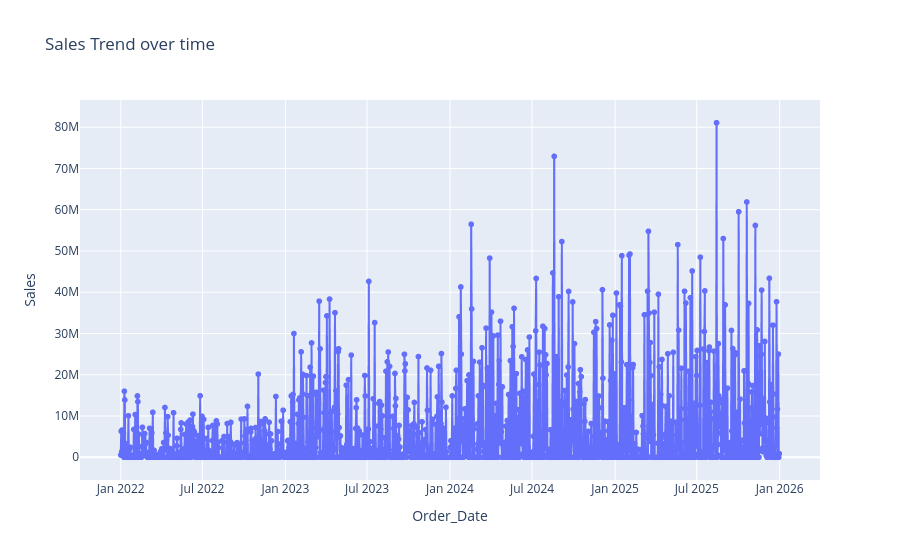
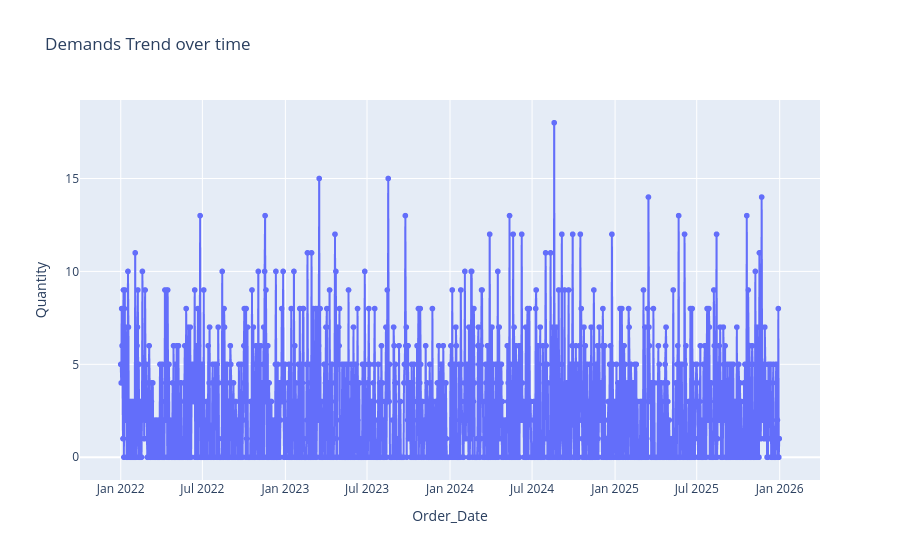

Notebook code for these charts, in order:
### Code cell
# plot the daily sales over time
fig1 = px.line(
    ev_sales1,
    y='Sales',
    markers='o',
    title='Sales Trend over time'
)

fig2 = px.line(
    ev_sales1,
    y='Quantity',
    markers='o',
    title='Demands Trend over time'
)

fig1.show()
fig2.show()

### Figure 1 — Plotly figure (JSON) as saved in the notebook; plotly's stock layout.template omitted (floating-point values rounded to 4 significant figures; data arrays with more than 128 entries replaced by an {"elided": "..."} marker saying what was removed)
{"data": [{"hovertemplate": "Order_Date=%{x}<br>Sales=%{y}<extra></extra>", "legendgroup": "", "line": {"color": "#636efa", "dash": "solid"}, "marker": {"symbol": "circle"}, "mode": "lines+markers", "name": "", "showlegend": false, "type": "scattergl", "x": {"elided": "1461 str values"}, "xaxis": "x", "y": {"elided": "1461 float values"}, "yaxis": "y"}], "layout": {"legend": {"tracegroupgap": 0}, "title": {"text": "Sales Trend over time"}, "xaxis": {"anchor": "y", "domain": [0, 1], "title": {"text": "Order_Date"}}, "yaxis": {"anchor": "x", "domain": [0, 1], "title": {"text": "Sales"}}}}

### Figure 2 — Plotly figure (JSON) as saved in the notebook; plotly's stock layout.template omitted (floating-point values rounded to 4 significant figures; data arrays with more than 128 entries replaced by an {"elided": "..."} marker saying what was removed)
{"data": [{"hovertemplate": "Order_Date=%{x}<br>Quantity=%{y}<extra></extra>", "legendgroup": "", "line": {"color": "#636efa", "dash": "solid"}, "marker": {"symbol": "circle"}, "mode": "lines+markers", "name": "", "showlegend": false, "type": "scattergl", "x": {"elided": "1461 str values"}, "xaxis": "x", "y": {"elided": "1461 int values"}, "yaxis": "y"}], "layout": {"legend": {"tracegroupgap": 0}, "title": {"text": "Demands Trend over time"}, "xaxis": {"anchor": "y", "domain": [0, 1], "title": {"text": "Order_Date"}}, "yaxis": {"anchor": "x", "domain": [0, 1], "title": {"text": "Quantity"}}}}
